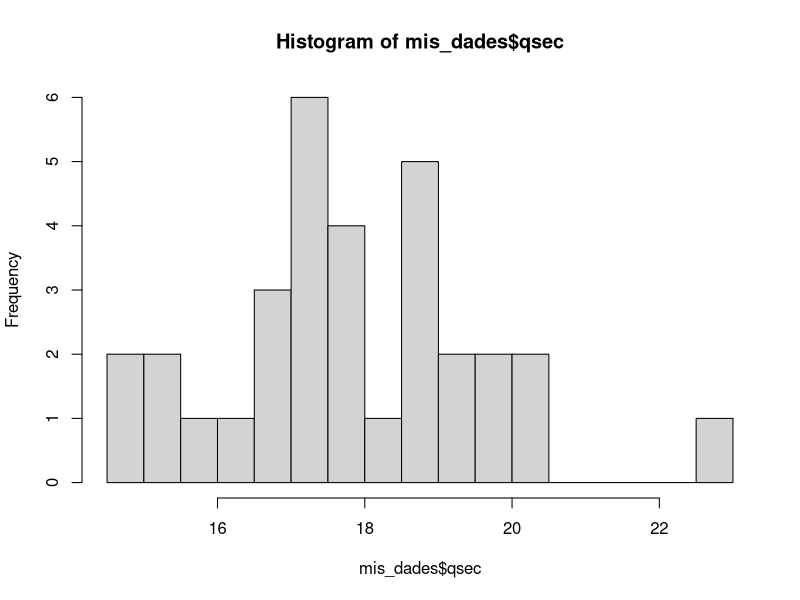
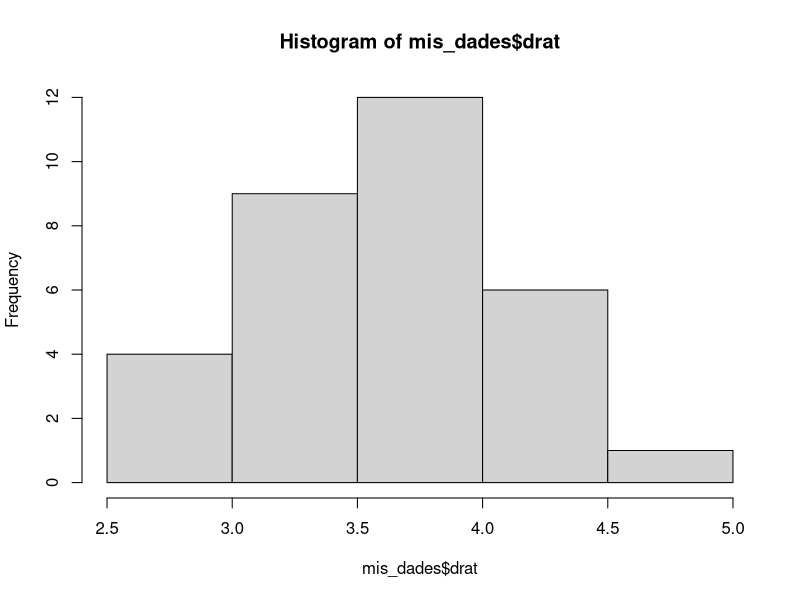

Recreate these plots in R, in order.
#Codigo para problema 1
mis_dades <- mtcars#asignamos el valor de mtcars a mis_dades
mean(mis_dades$qsec)#mean()-calcular el valor promedio 
hist(mis_dades$qsec,breaks=15)#hist()-hacer la histograma de 
table(cut(mis_dades$qsec,9))
tabla <- data.frame(ni=table(cut(mis_dades$qsec,9)),
                    fi=table(cut(mis_dades$qsec,9))/32,
                    Ni=cumsum(table(cut(mis_dades$qsec,9))),
                    Fi=cumsum(table(cut(mis_dades$qsec,9))/32))
tabla
median(mis_dades$drat)                    
hist(mis_dades$drat)
sort(mis_dades$drat)
quantile(mis_dades$drat)
quantile(mis_dades$mpg,0.18)
sort(mis_dades$mpg)
IQR(mis_dades$cyl)#IQR-rango intercuartilico-> 3ro cuartil- 1ro cuartil
sort(mis_dades$cyl)
quantile(mis_dades$cyl)
sd(mis_dades$cyl)#sd-> desviacion tipica
var(mis_dades$qsec) # var-> varianza musetral, var=sd^2
